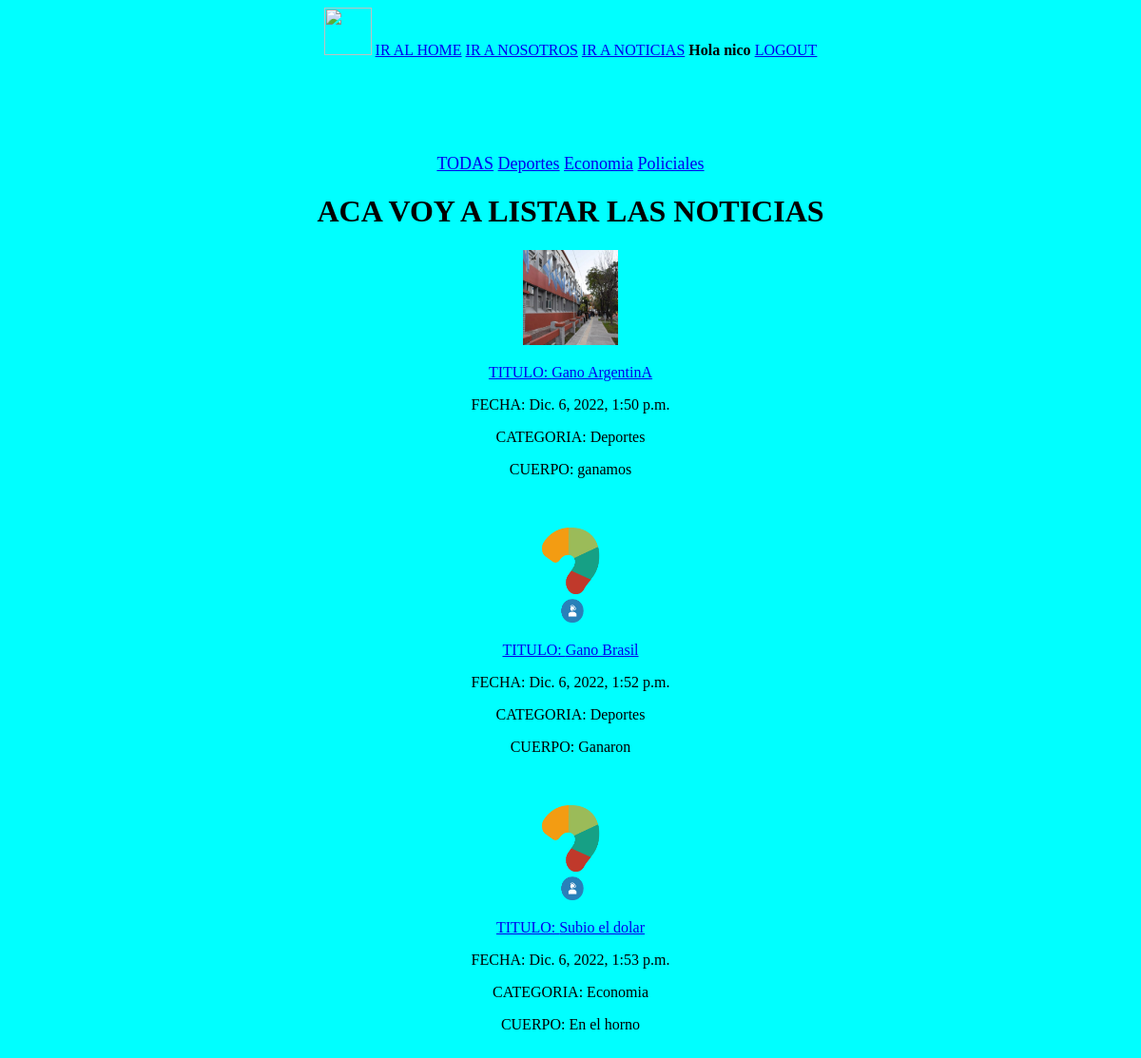
The app's page /Noticias/ (signed in) with its own data.
### apps/usuarios/models.py (models this page shows)
class Usuario(AbstractUser):
	pass

### apps/noticias/models.py (models this page shows, shortened)
class Categoria(models.Model):
	nombre = models.CharField(max_length = 60)
	def __str__(self):
		return self.nombre

class Noticia(models.Model):
	titulo = models.CharField(max_length = 150)
	cuerpo = models.TextField()
	imagen = models.ImageField(upload_to = 'noticias')
	categoria_noticia = models.ForeignKey(Categoria, on_delete = models.CASCADE)
	fecha = models.DateTimeField(auto_now_add=True)

### apps/noticias/views.py (the view)
# urls.py: path('', views.Listar_Noticias, name = 'listar'),
@login_required
def Listar_Noticias(request):
	contexto = {}
	id_categoria = request.GET.get('id',None)
	if id_categoria:
		n = Noticia.objects.filter(categoria_noticia = id_categoria)
	else:
		n = Noticia.objects.all() #RETORNA UNA LISTA DE OBJETOS
	contexto['noticias'] = n
	cat = Categoria.objects.all().order_by('nombre')
	contexto['categorias'] = cat
	return render(request, 'noticias/listar.html', contexto)

### templates/noticias/listar.html (shortened to what this page needs)
{% extends 'base.html' %}
{% load static %}
{% block contenido %}
	<div class="submenu">
		<a href="{% url 'noticias:listar' %}">TODAS</a>
		{% for cat in categorias %}
			<a href="?id={{cat.pk}}">{{cat.nombre}}</a>
		{% endfor %}
	</div>
	<h1>ACA VOY A LISTAR LAS NOTICIAS</h1>
	{% for noti in noticias %}
		<img src="{{noti.imagen.url}}" width="100" height="100">
		<p><a href="{% url 'noticias:detalle' noti.pk %}">TITULO: {{noti.titulo}}</a></p>
		<p>FECHA: {{noti.fecha}}</p>
		<p>CATEGORIA: {{noti.categoria_noticia}}</p>
		<p>CUERPO: {{noti.cuerpo}}</p>
		<br><br>
	{% endfor %}
{% endblock contenido %}

### templates/base.html (shortened to what this page needs)
{% load static %}
<!DOCTYPE html>
<html>
<head>
	<link rel="stylesheet" type="text/css" href="{% static 'css/main.css' %}">
</head>
<body class="contenedor">
	<div class="centrar">
		<img src="{% static 'img/logo.png' %}" width="50px" height="50px">
		<a href="{% url 'home' %}">IR AL HOME</a>
		<a href="{% url 'nosotros' %}">IR A NOSOTROS</a>
		<a href="{% url 'noticias:listar' %}">IR A NOTICIAS</a>
		{% if user.is_authenticated %}
			<strong>Hola {{ user.username }}</strong>
			<a href="{% url 'logout' %}">LOGOUT</a>
		{% else %}
			<a href="{% url 'login' %}">LOGIN</a>
			<a href="{% url 'usuarios:registro' %}">Registrar</a>
		{% endif %}
	</div>
	<div class="bloque">
	{% block contenido %}
	{% endblock contenido %}
	</div>
</body>
</html>

### static/css/main.css (style rules this page uses)
.contenedor { background-color: aqua; }
.centrar { text-align: center; }
.bloque { text-align: center; padding: 100px; }
.submenu { font-size: 18px ; }

### records on screen
Usuario: username "nico"
Categoria: nombre "Deportes"
Categoria: nombre "Economia"
Categoria: nombre "Policiales"
Noticia: imagen (picture), titulo "Gano ArgentinA", fecha "Dic. 6, 2022, 1:50 p.m.", categoria_noticia "Deportes", cuerpo "ganamos"
Noticia: imagen (picture), titulo "Gano Brasil", fecha "Dic. 6, 2022, 1:52 p.m.", categoria_noticia "Deportes", cuerpo "Ganaron"
Noticia: imagen (picture), titulo "Subio el dolar", fecha "Dic. 6, 2022, 1:53 p.m.", categoria_noticia "Economia", cuerpo "En el horno"
